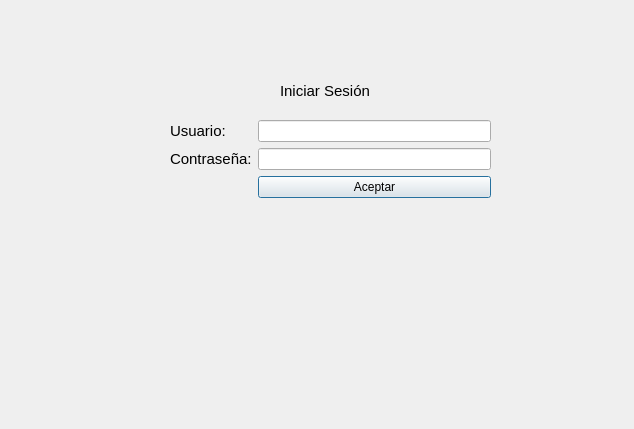
<?xml version="1.0" encoding="UTF-8"?>
<ui version="4.0">
 <class>inicio_sesion</class>
 <widget class="QDialog" name="inicio_sesion">
  <property name="geometry">
   <rect>
    <x>0</x>
    <y>0</y>
    <width>634</width>
    <height>429</height>
   </rect>
  </property>
  <property name="windowTitle">
   <string>Dialog</string>
  </property>
  <widget class="QWidget" name="formLayoutWidget">
   <property name="geometry">
    <rect>
     <x>170</x>
     <y>120</y>
     <width>321</width>
     <height>281</height>
    </rect>
   </property>
   <layout class="QFormLayout" name="formLayout_2">
    <item row="0" column="0">
     <widget class="QLabel" name="usuarioLabel">
      <property name="styleSheet">
       <string notr="true">font: 15px</string>
      </property>
      <property name="text">
       <string>Usuario:</string>
      </property>
     </widget>
    </item>
    <item row="0" column="1">
     <widget class="QLineEdit" name="inputUsuario"/>
    </item>
    <item row="3" column="0">
     <widget class="QLabel" name="contraseALabel">
      <property name="styleSheet">
       <string notr="true">font: 15px</string>
      </property>
      <property name="text">
       <string>Contraseña:</string>
      </property>
     </widget>
    </item>
    <item row="3" column="1">
     <widget class="QLineEdit" name="inputContrasena">
      <property name="text">
       <string/>
      </property>
     </widget>
    </item>
    <item row="4" column="1">
     <widget class="QPushButton" name="btnLogin">
      <property name="styleSheet">
       <string notr="true">item-align: center;</string>
      </property>
      <property name="text">
       <string>Aceptar</string>
      </property>
     </widget>
    </item>
   </layout>
  </widget>
  <widget class="QLabel" name="label">
   <property name="geometry">
    <rect>
     <x>280</x>
     <y>70</y>
     <width>171</width>
     <height>41</height>
    </rect>
   </property>
   <property name="minimumSize">
    <size>
     <width>171</width>
     <height>0</height>
    </size>
   </property>
   <property name="toolTip">
    <string>&lt;html&gt;&lt;head/&gt;&lt;body&gt;&lt;p&gt;&lt;span style=&quot; font-size:14pt; font-weight:600;&quot;&gt;Iniciar Sesión&lt;/span&gt;&lt;/p&gt;&lt;/body&gt;&lt;/html&gt;</string>
   </property>
   <property name="styleSheet">
    <string notr="true">font: 15px</string>
   </property>
   <property name="text">
    <string>Iniciar Sesión</string>
   </property>
  </widget>
  <widget class="QLabel" name="labelError">
   <property name="geometry">
    <rect>
     <x>370</x>
     <y>40</y>
     <width>47</width>
     <height>13</height>
    </rect>
   </property>
   <property name="text">
    <string/>
   </property>
  </widget>
  <zorder>formLayoutWidget</zorder>
  <zorder>labelError</zorder>
  <zorder>label</zorder>
 </widget>
 <resources/>
 <connections/>
</ui>
